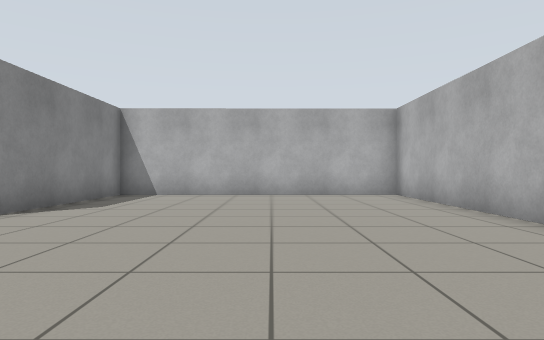
View 1 (above)

17 first-person views from a walk through a Gazebo world. The camera is 0.72 m above the floor, looks level and sees 75° across. The floor is counted in squares, 1 m on a side. Each view is taken from the middle of a square. On the plan, view 1 faces up. The plan holds only what a view shows up to about 11 squares ahead; the rest is blank.

View 2
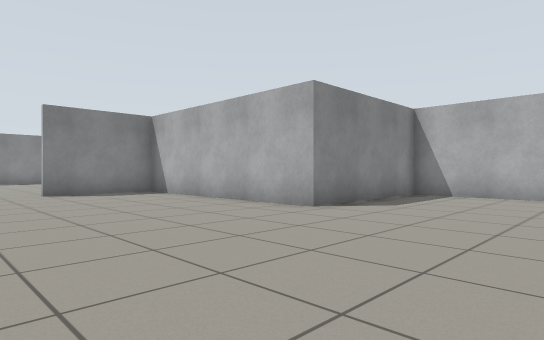

View 3
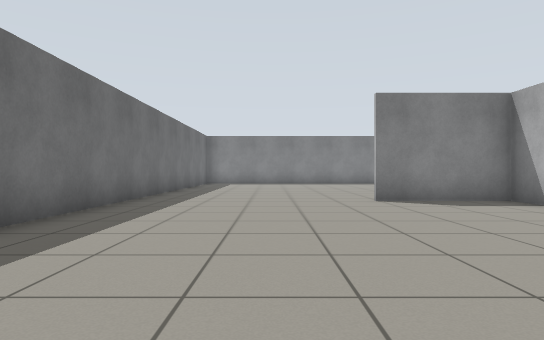

View 4
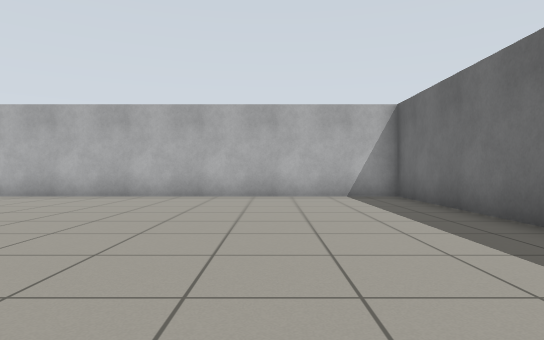

View 5
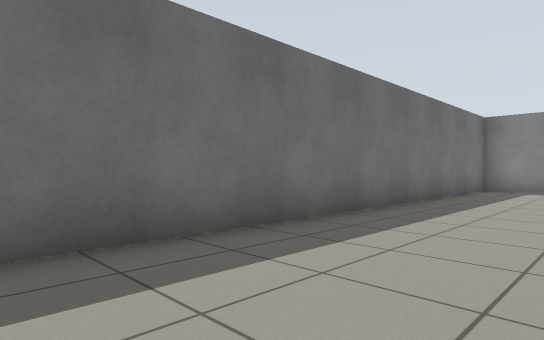

View 6
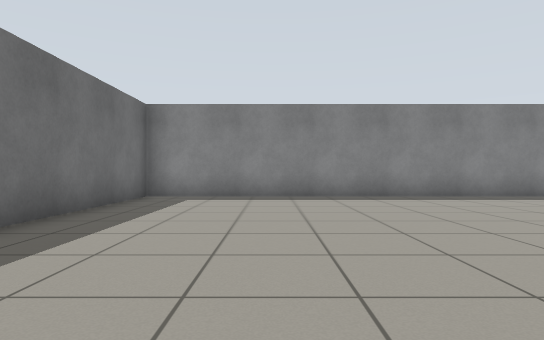

View 7
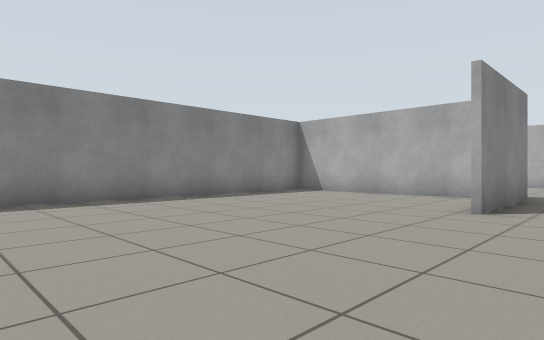

View 8
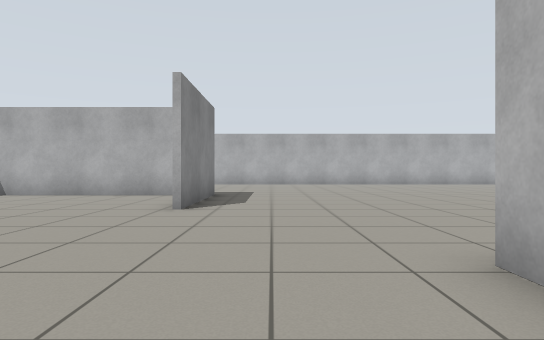

View 9
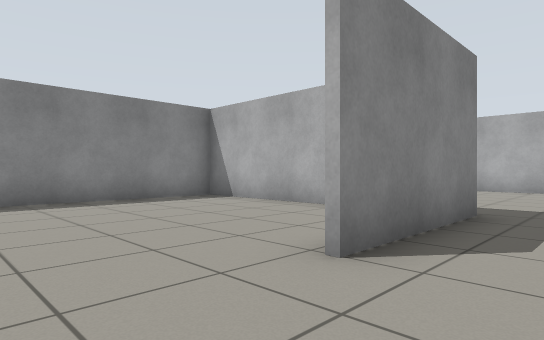

View 10
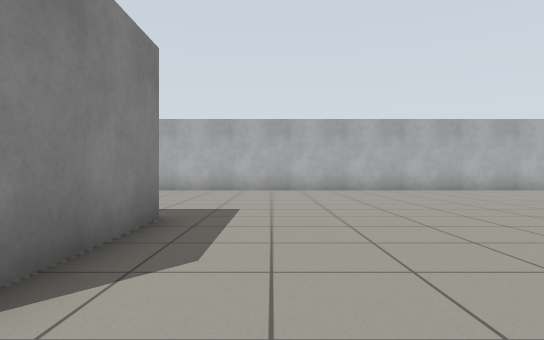

View 11
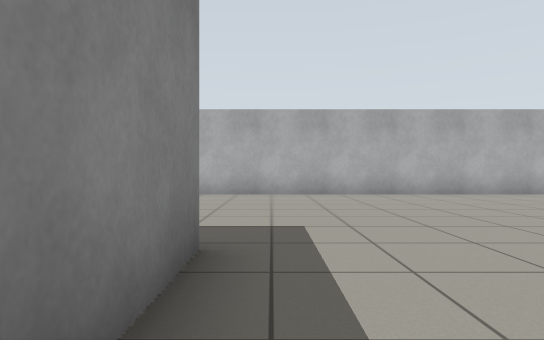

View 12
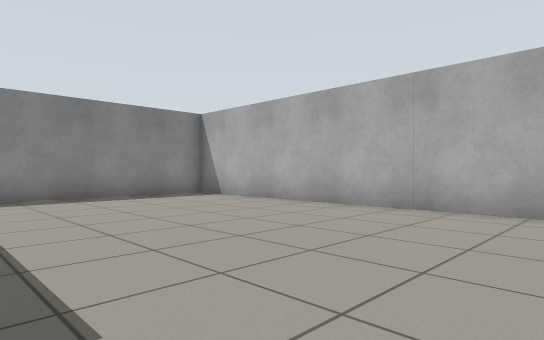

View 13
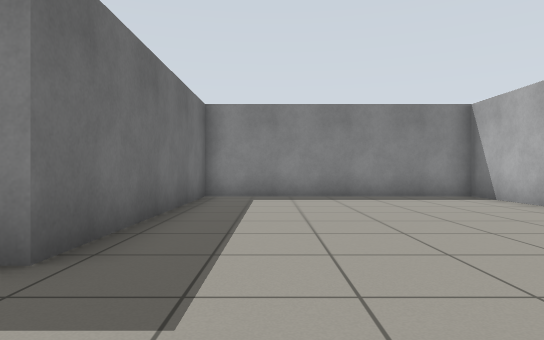

View 14
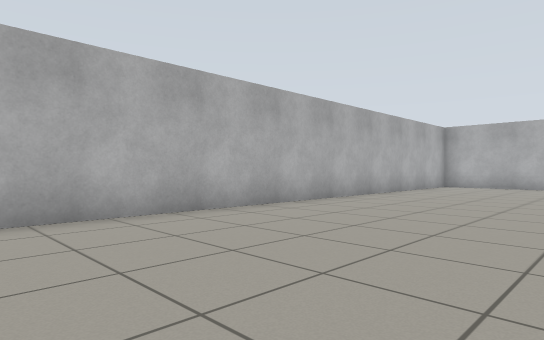

View 15
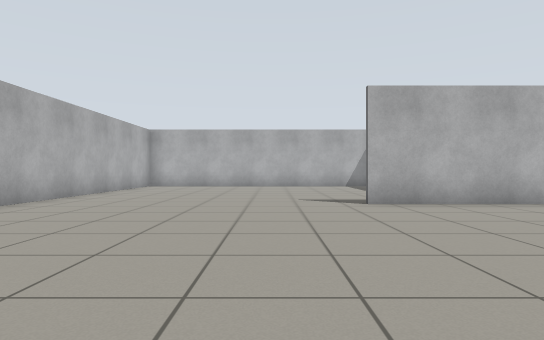

View 16
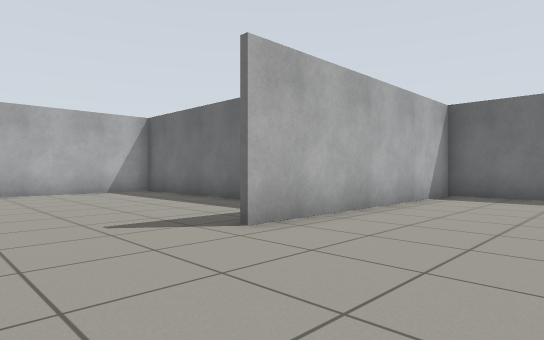

View 17
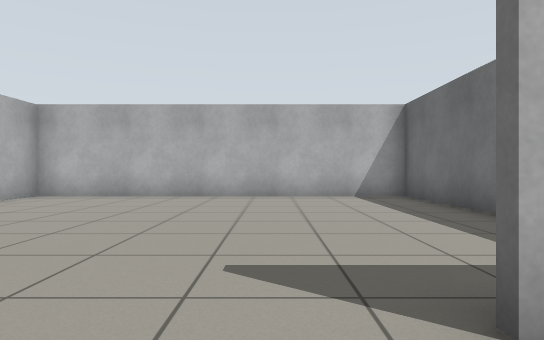

### Floor plan
Points are (right, up) in squares from view 1. A wall is a line through its corners. A room is listed if a view was taken in it or the views show most of it. See-through windows are left out.
Room 1 (views 1, 2, 3, 4, 5, 6, 7, 8, 9, 10, 11, 12, 13, 14, 15, 16, 17)
walls: (-6.8, 5.7) (-4.5, 5.7) (-4.5, 13); (-11.3, 5.1) (-11.3, 5.8); (-1.4, 10.4) (3.6, 10.4) (3.6, 20.4) (2.2, 20.4); (-15.7, 13) (-21.6, 13); (-21.5, 13.2) (-14.7, 13.2) (-14.7, 9.4); (-1.6, -3.4) (3.6, -3.4) (3.6, 10.3) (-4.4, 10.2) (-4.4, 5.5) (-11.2, 5.5) (-11.2, 2.4); (-1, 20.4) (-21.6, 20.4) (-21.6, -3.4) (-7.4, -3.4)

Where each view was taken, in squares from view 1:
view 1: 0 up, 0 right, facing up
view 2: 0 up, 0 right, facing up-left
view 3: 0 up, 3 left, facing left
view 4: 0 up, 6 left, facing right
view 5: 0 up, 8 left, facing down-left
view 6: 0 up, 12 left, facing left
view 7: 3 up, 13 left, facing up-left
view 8: 3 up, 13 left, facing up
view 9: 7 up, 13 left, facing up-left
view 10: 8 up, 13 left, facing up
view 11: 10 up, 14 left, facing up
view 12: 14 up, 12 left, facing up-left
view 13: 15 up, 12 left, facing left
view 14: 15 up, 12 left, facing up-right
view 15: 15 up, 12 left, facing right
view 16: 16 up, 8 left, facing down-right
view 17: 14 up, 6 left, facing right
